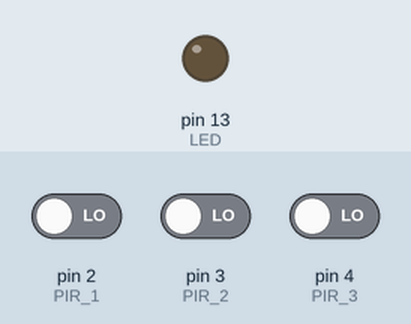
A sketch run on a simulated Arduino Uno, built with avr-gcc and run on an emulated ATmega328P. Parts: output pins drawn as LEDs (lit = HIGH). The test bench sets the inputs (shaded band); at power-on: pin 2 (PIR_1) LOW, pin 3 (PIR_2) LOW, pin 4 (PIR_3) LOW. No radio packets arrive unless stated.

Above: at 13.2 s.
13.3 s: pin 2 (PIR_1) driven HIGH
At 14.7 s:
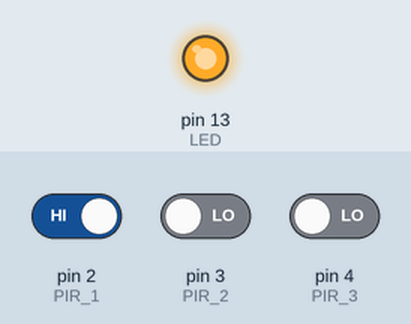
Timing chart, 0 to 22.8 s (numbered marks = the images above; inputs shaded):
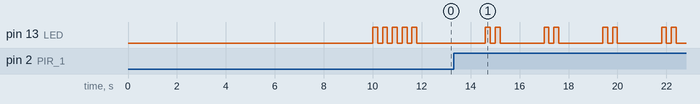

Measured:
- by itself, pin 13 (LED): repeats every 2.4 s: LOW 0.20 s, HIGH 0.20 s, LOW 1.8 s, HIGH 0.20 s

The sketch:

PirSensorsWClientNoPowerTune.ino
```cpp
// (licence header left out)
#include <VirtualWire.h>

#define PIR_1               2
#define PIR_2               3
#define PIR_3               4
#define LED                13

enum W_CLIENT_EVENT {
  NONE,
  MOVE,
  POWER_CHECK
};


volatile int count;

void setup() {
  count = 0;
  pinMode(PIR_1, INPUT);
  pinMode(PIR_2, INPUT);
  pinMode(PIR_3, INPUT);
  pinMode(LED, OUTPUT);
  digitalWrite(LED, LOW);
  vw_set_tx_pin(9);
  vw_set_rx_pin(6);
  vw_set_ptt_pin(10);
  vw_set_ptt_inverted(true); // Required for DR3100
  vw_setup(2000);       // Bits per sec
  delay(10000); // deley for pir sensor calibration

  blinkLed(5);

}


void loop() {
  int rised = 1; //used for power check
  if (digitalRead(PIR_1) == HIGH){
    rised = PIR_1;
  }else if (digitalRead(PIR_2) == HIGH){
    rised = PIR_2;
  }else if (digitalRead(PIR_3) == HIGH){
    rised = PIR_3;
  }
  count++;
  if ((rised > 1) || (count >4)){
    sendMoveMessage(rised);
    if (count >4){
      count = 0;
    }
  }
  delay(1000); // Sleep for a second to prevent flooding wireless TX

}

void sendMoveMessage(int sensorsId)
{
  char msg[2];
  if (sensorsId >1){
    msg[0] = MOVE;
    msg[1] = sensorsId;
  }else{
    msg[0] = POWER_CHECK;
    msg[1] = 0;
  }
  for (int i =0 ; i<10; i++){
    vw_send((uint8_t *)msg, 2);
    vw_wait_tx(); // Wait until the whole message is gone
  }
  blinkLed(sensorsId);
}

void blinkLed(int value) {
  for (int i = 0; i < value; i++) {
    digitalWrite(LED, HIGH); // Flash a light to show transmitting
    delay(200);
    digitalWrite(LED, LOW);
    delay(200);
  }
}
```
